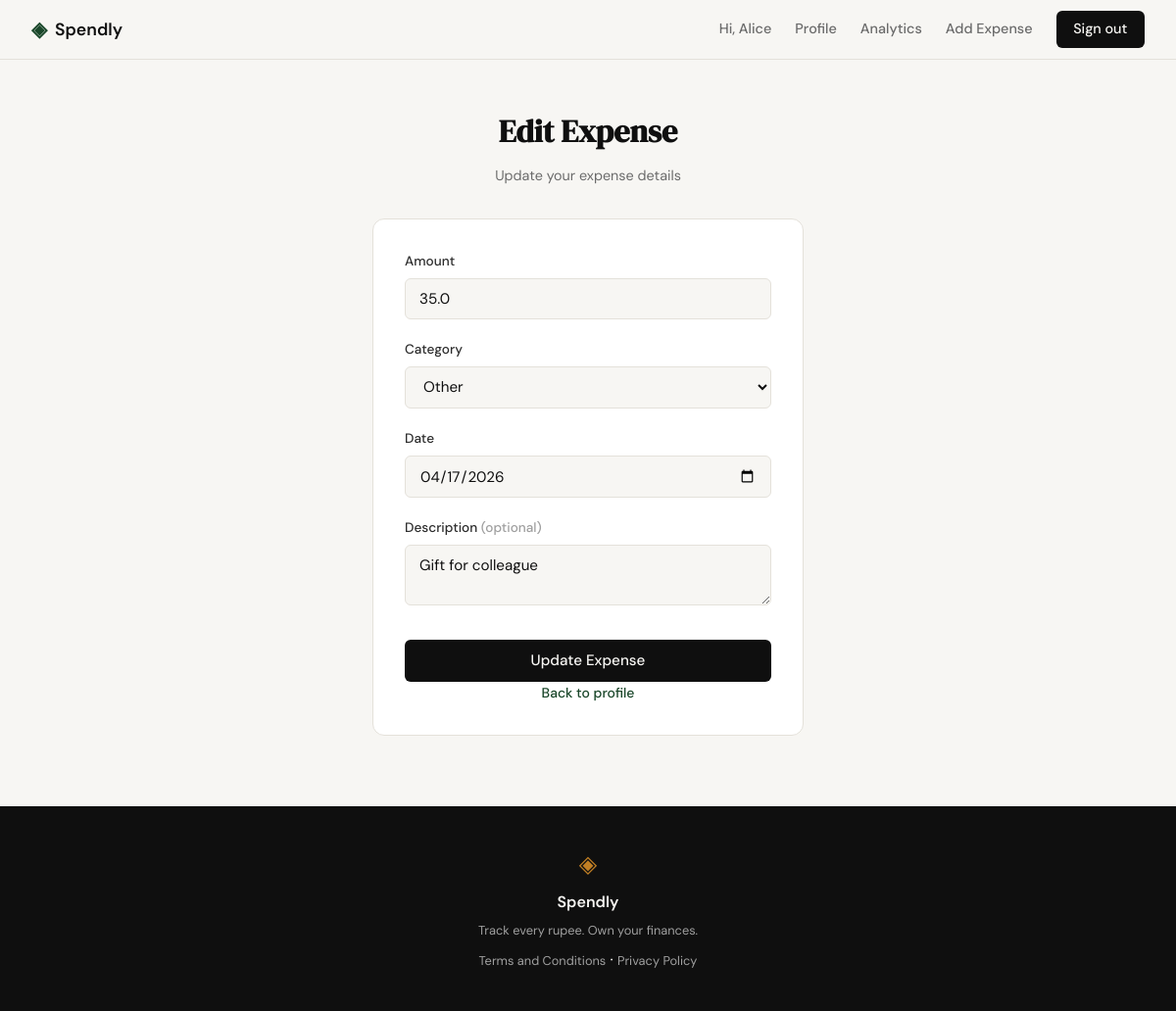
The page /expenses/47/edit (signed in) on the database its author committed.
### tables this page shows
CREATE TABLE expenses (
                id          INTEGER PRIMARY KEY AUTOINCREMENT,
                user_id     INTEGER NOT NULL REFERENCES users(id),
                amount      REAL    NOT NULL,
                category    TEXT    NOT NULL,
                date        TEXT    NOT NULL,
                description TEXT,
                created_at  TEXT    DEFAULT (datetime('now'))
            );

### app.py (the view, shortened to what this page needs)
@app.route("/expenses/<int:id>/edit", methods=["GET", "POST"])
def edit_expense(id):
    if not session.get("user_id"):
        return redirect(url_for("login"))
    db = get_db()
    expense = db.execute(
        "SELECT * FROM expenses WHERE id = ?", (id,)
    ).fetchone()
    if expense is None or expense["user_id"] != session["user_id"]:
        abort(404)
    form = {}
    error = None
    return render_template("edit_expense.html",
        categories=EXPENSE_CATEGORIES,
        error=error,
        expense_id=id,
        amount=form.get("amount") if form else expense["amount"],
        category=form.get("category") if form else expense["category"],
        date=form.get("date") if form else expense["date"],
        description=form.get("description") if form else (expense["description"] or ""),
    )

### database/db.py (called while the page is built)
def get_db():
    conn = sqlite3.connect(DB_PATH)
    conn.row_factory = sqlite3.Row
    conn.execute("PRAGMA foreign_keys = ON")
    return conn

### templates/edit_expense.html (shortened to what this page needs)
{% extends "base.html" %}
{% block content %}
<section class="auth-section">
    <div class="auth-container">
        <div class="auth-header">
            <h1 class="auth-title">Edit Expense</h1>
            <p class="auth-subtitle">Update your expense details</p>
        </div>
        <div class="auth-card">
            <form method="POST" action="{{ url_for('edit_expense', id=expense_id) }}">
                <div class="form-group">
                    <label for="amount">Amount</label>
                    <input class="form-input" type="number" id="amount" name="amount"
                           step="0.01" min="0.01" required
                           value="{{ amount or '' }}" placeholder="0.00">
                </div>
                <div class="form-group">
                    <label for="category">Category</label>
                    <select class="form-input" id="category" name="category" required>
                        {% for cat in categories %}
                        <option value="{{ cat }}" {% if category == cat %}selected{% endif %}>{{ cat }}</option>
                        {% endfor %}
                    </select>
                </div>
                <div class="form-group">
                    <label for="date">Date</label>
                    <input class="form-input" type="date" id="date" name="date"
                           required value="{{ date or '' }}">
                </div>
                <div class="form-group">
                    <label for="description">Description <span style="color:var(--ink-faint)">(optional)</span></label>
                    <textarea class="form-input" id="description" name="description"
                              rows="2" maxlength="200"
                              placeholder="e.g. Lunch at cafe">{{ description or '' }}</textarea>
                </div>
                <button type="submit" class="btn-submit">Update Expense</button>
            </form>
            <div class="auth-switch">
                <a href="{{ url_for('profile') }}">Back to profile</a>
            </div>
        </div>
    </div>
</section>
{% endblock %}

### static/css/style.css (style rules this page uses)
:root { --ink: #0f0f0f; --ink-soft: #2d2d2d; --ink-muted: #6b6b6b; --ink-faint: #a0a0a0; --paper: #f7f6f3; --paper-warm: #f0ede6; --paper-card: #ffffff; --accent: #1a472a; --accent-light: #e8f0eb; --accent-2: #c17f24; --accent-2-light: #fdf3e3; --danger: #c0392b; --danger-light: #fdecea; --border: #e4e1da; --border-soft: #eeebe4; --font-display: 'DM Serif Display', Georgia, serif; --font-body: 'DM Sans', system-ui, sans-serif; --max-width: 1200px; --auth-width: 440px; --radius-sm: 6px; --radius-md: 12px; --radius-lg: 20px; }
*, *::before, *::after { box-sizing: border-box; margin: 0; padding: 0; }
html { font-size: 16px; scroll-behavior: smooth; }
body { background: var(--paper); color: var(--ink); font-family: var(--font-body); font-size: 1rem; line-height: 1.6; -webkit-font-smoothing: antialiased; }
a { color: inherit; text-decoration: none; }
.auth-section { min-height: calc(100vh - 60px - 100px); display: flex; align-items: center; justify-content: center; padding: 3rem 2rem; }
.auth-container { width: 100%; max-width: var(--auth-width); }
.auth-header { text-align: center; margin-bottom: 2rem; }
.auth-title { font-family: var(--font-display); font-size: 2rem; color: var(--ink); margin-bottom: 0.5rem; }
.auth-subtitle { font-size: 0.9rem; color: var(--ink-muted); }
.auth-card { background: var(--paper-card); border: 1px solid var(--border); border-radius: var(--radius-md); padding: 2rem; margin-bottom: 1.5rem; }
.form-group { margin-bottom: 1.25rem; }
.form-group label { display: block; font-size: 0.85rem; font-weight: 500; color: var(--ink-soft); margin-bottom: 0.4rem; }
.form-input { width: 100%; padding: 0.6rem 0.875rem; border: 1px solid var(--border); border-radius: var(--radius-sm); font-family: var(--font-body); font-size: 0.95rem; color: var(--ink); background: var(--paper); outline: none; transition: border-color 0.2s; }
.form-input::placeholder { color: var(--ink-faint); }
.btn-submit { width: 100%; padding: 0.7rem; background: var(--ink); color: var(--paper); border: none; border-radius: var(--radius-sm); font-family: var(--font-body); font-size: 0.95rem; font-weight: 500; cursor: pointer; transition: background 0.2s; margin-top: 0.5rem; }
.auth-switch { text-align: center; font-size: 0.875rem; color: var(--ink-muted); }
.auth-switch a { color: var(--accent); font-weight: 500; }

### rows shown on the page
expenses: amount "35.0", category "Other", date "04/17/2026", description "Gift for colleague"

### other values the page prints
{{ session['user_name'] }} "Alice"
